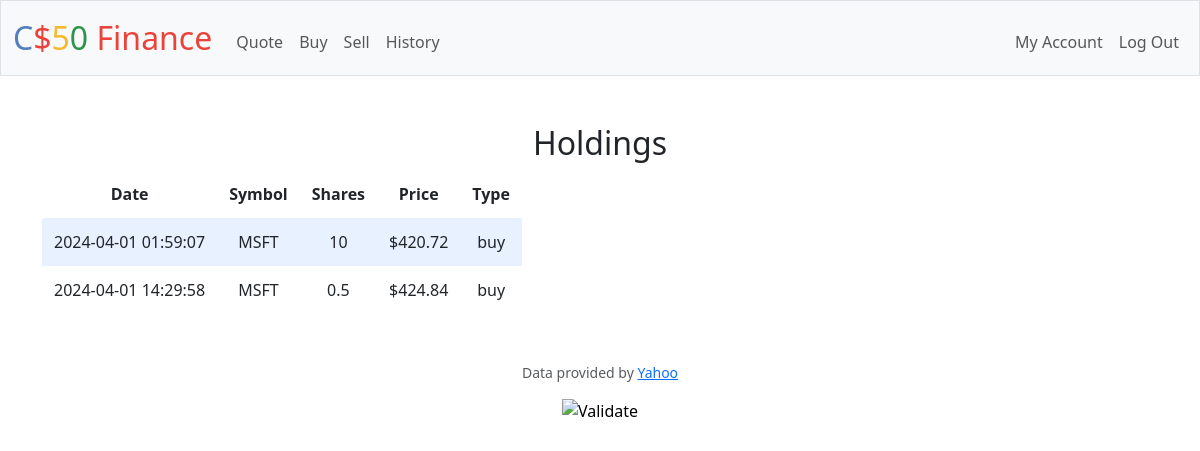
Screenshot of /history (signed in) with the database file from the repository.
### tables this page shows
CREATE TABLE "transactions" ('transaction' INTEGER PRIMARY KEY AUTOINCREMENT NOT NULL, 'datetime' DATETIME NOT NULL DEFAULT CURRENT_TIMESTAMP, 'userid' INTEGER, 'type' TEXT, 'symbol' TEXT, 'shares' INTEGER, 'price' INTEGER);

### app.py (the view)
@app.route("/history", methods=["GET"])
@login_required
def history():
    transactions = db.execute("""
                    SELECT *
                    FROM "transactions"
                    WHERE userid = ?
                    """, session["user_id"])
    return render_template("history.html", transactions=transactions)

### app.py (called while the page is built)
@app.after_request
def after_request(response):
    response.headers["Cache-Control"] = "no-cache, no-store, must-revalidate"
    response.headers["Expires"] = 0
    response.headers["Pragma"] = "no-cache"
    return response

### helpers.py (called while the page is built)
def login_required(f):
    @wraps(f)
    def decorated_function(*args, **kwargs):
        if session.get("user_id") is None:
            return redirect("/login")
        return f(*args, **kwargs)
    return decorated_function

def usd(value):
    return f"${value:,.2f}"

### templates/history.html (shortened to what this page needs)
{% extends "layout.html" %}
{% block main %}
<div class="section">
<h2>Holdings</h2>
                <table>
                    <thead>
                        <tr>
                            <th>Date</th>
                            <th>Symbol</th>
                            <th>Shares</th>
                            <th>Price</th>
                            <th>Type</th>
                        </tr>
                    </thead>
                    <tbody>
                        {% for entry in transactions %}
                            <tr>
                                <td>{{ entry.datetime }}</td>
                                <td>{{ entry.symbol }}</td>
                                <td>{{ entry.shares }}</td>
                                <td>{{ entry.price | usd }}</td>
                                <td>{{ entry.type }}</td>
                            </tr>
                        {% endfor %}
                    </tbody>
                </table>
            </div>
{% endblock %}

### static/styles.css (style rules this page uses)
table th, table td { padding: 0.75rem; vertical-align: middle; }
tbody tr:nth-of-type(odd) { background-color: rgb(179, 208, 255, 0.3) }

### rows the page displays
transactions: datetime "2024-04-01 01:59:07", symbol "MSFT", shares "10", price "$420.72", type "buy"
transactions: datetime "2024-04-01 14:29:58", symbol "MSFT", shares "0.5", price "$424.84", type "buy"
